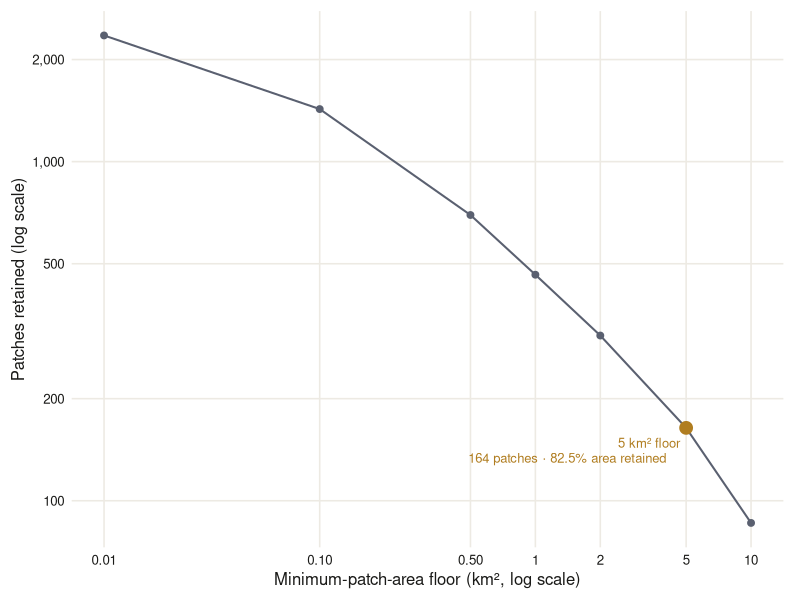

Source code (R):
## ---- chunk 1
#| label: fig-floor-scan
#| echo: false
#| message: false
#| warning: false
#| fig-cap: "Patch count against the minimum-area floor. Each candidate floor is plotted with the number of patches that survive it; the 5 km² choice (marked) keeps 164 patches and 82.5% of all protected area. The curve is a smooth continuum with no natural break, so the floor is set by the puma home-range scale rather than by a gap in the data. Source: Decision 32 floor scan (tbl_17)."
#| fig-alt: "A line chart on a log vertical axis showing the number of protected patches surviving each minimum-area floor from 0.01 to 10 square kilometres. The count falls smoothly from about 2,356 patches to 86 with no sharp break. The 5 square kilometre floor is marked with a point and label reading 164 patches, 82.5 percent area retained."

library(ggplot2)

# Decision 32 floor scan (tbl_17) — inlined; no disk read, no geometry.
floor_scan <- data.frame(
  floor_km2      = c(0.01, 0.10, 0.50, 1.00, 2.00, 5.00, 10.00),
  patches_kept   = c(2356, 1429, 696, 464, 307, 164, 86),
  area_retained  = c(99.9, 99.3, 96.5, 93.7, 90.0, 82.5, 73.7)
)

col_line   <- "#5a6070"  # slate
col_choice <- "#b07d20"  # amber — the chosen floor
col_ink    <- "#1a1a18"

chosen <- floor_scan[floor_scan$floor_km2 == 5.00, ]

ggplot(floor_scan, aes(x = floor_km2, y = patches_kept)) +
  geom_line(color = col_line, linewidth = 0.7) +
  geom_point(color = col_line, size = 2) +
  geom_point(data = chosen, color = col_choice, size = 4) +
  annotate(
    "text", x = chosen$floor_km2, y = chosen$patches_kept,
    label = "5 km² floor\n164 patches · 82.5% area retained",
    hjust = 1.1, vjust = 1.4, size = 3.3, color = col_choice, lineheight = 0.95
  ) +
  scale_x_log10(
    breaks = floor_scan$floor_km2,
    labels = c("0.01", "0.10", "0.50", "1", "2", "5", "10")
  ) +
  scale_y_log10(
    breaks = c(100, 200, 500, 1000, 2000),
    labels = scales::comma
  ) +
  labs(
    x = "Minimum-patch-area floor (km², log scale)",
    y = "Patches retained (log scale)"
  ) +
  theme_minimal(base_size = 12) +
  theme(
    panel.grid.minor = element_blank(),
    panel.grid.major = element_line(color = "#edeae3"),
    axis.title = element_text(color = col_ink),
    axis.text  = element_text(color = col_ink),
    plot.margin = margin(8, 12, 8, 8)
  )
